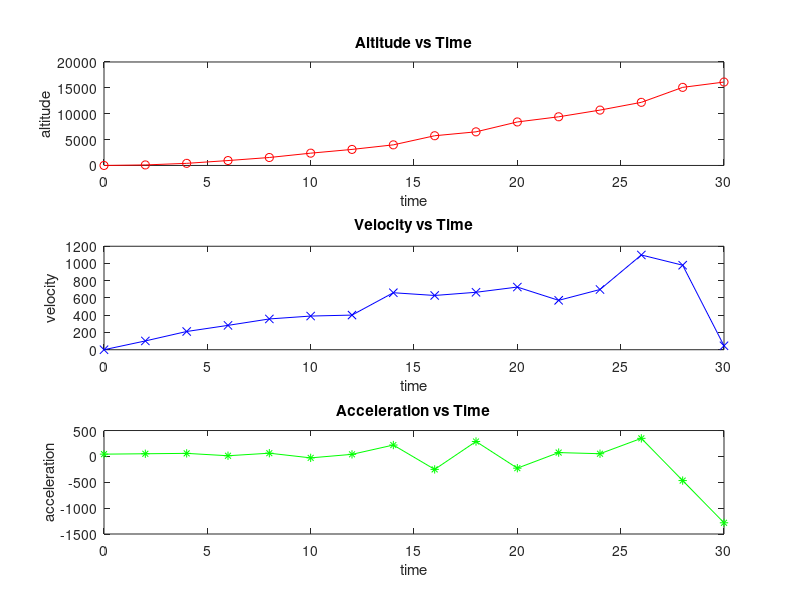

Here is the MATLAB script that generated this plot: (Note: this script raises an error after producing the figure.)
% ENGG 681
% Assignment 4 Problem 2
% Numerical Differentiation
% Instructor:  Sameh Nassar 
% Submission Date: April 3, 2024

t = [0, 2, 4, 6, 8, 10, 12, 14, 16, 18, 20, 22, 24, 26, 28, 30];
L = [0, 102, 408, 948, 1538, 2376, 3100, 3983, 5744, 6500, 8409, 9407, 10700, 12200, 15095, 16121];
velocity = zeros(size(t));
acceleration = zeros(size(t));

% Find h
H = diff(t);
if sum(H)/length(H) == H(1)
    h = H(1);
    fprintf("h is equidistant = %d\n", h)
end


% Velocity Finite Difference with Truncation Error of O(h2)
% Velocity is the first derivative of altitude vs time

% Finite Difference Equations
firstD_3p_forward = @(f, h, i) (-3*f(i) + 4*f(i+1) - f(i+2)) / (2*h);
firstD_2p_central = @(f, h, i) (f(i+1) - f(i-1)) / (2*h);
firstD_3p_backward = @(f, h, i) (f(i-2) - 4*f(i-1) + 3*f(i)) / (2*h);

for i = 1:length(t)
    if i == 1
        velocity(i) = firstD_3p_forward(L, h, i);
    elseif i == length(t)
        velocity(i) = firstD_3p_backward(L, h, i);
    else
        velocity(i) = firstD_2p_central(L, h, i);
    end
end


% Accelearation Finite Difference with Truncation Error of O(h2)
% Acceleration is the second derivative of altitude vs time

% Finite Difference Equations
secondD_4p_forward = @(f, h, i) (2*f(i) - 5*f(i+1) +4*f(i+2) - f(i+3)) / h^2;
secondD_3p_central = @(f, h, i) (f(i-1) - 2*f(i) + f(i+1)) / h^2;
secondD_4p_backward = @(f, h, i) (-f(i-3) + 4 * f(i-2) - 5*f(i-1) + 2*f(i)) / h^2;

for i = 1:length(t)
    if i == 1
        acceleration(i) = secondD_4p_forward(L, h, i);
    elseif i == length(t)
        acceleration(i) = secondD_4p_backward(L, h, i);
    else
        acceleration(i) = secondD_3p_central(L, h, i);
    end
end

% Print data in a table format
fprintf('\nTime\tAltitude\tVelocity\tAcceleration\n');
for i = 1:length(t)
    fprintf('%d\t%f\t%f\t%f\n', t(i), L(i), velocity(i), acceleration(i));
end


% Plot altitude vs time
subplot(3,1,1);
plot(t, L, 'r-o'); 
xlabel('time');
ylabel('altitude');
title('Altitude vs Time');

% Plot velocity vs time
subplot(3,1,2);
plot(t, velocity, 'b-x'); 
xlabel('time');
ylabel('velocity');
title('Velocity vs Time');

% Plot acceleration vs time
subplot(3,1,3);
plot(t, acceleration, 'g-*'); 
xlabel('time');
ylabel('acceleration');
title('Acceleration vs Time');

% Add an overall title
sgtitle('Group 67: Altitude, Velocity, and Acceleration vs Time');


